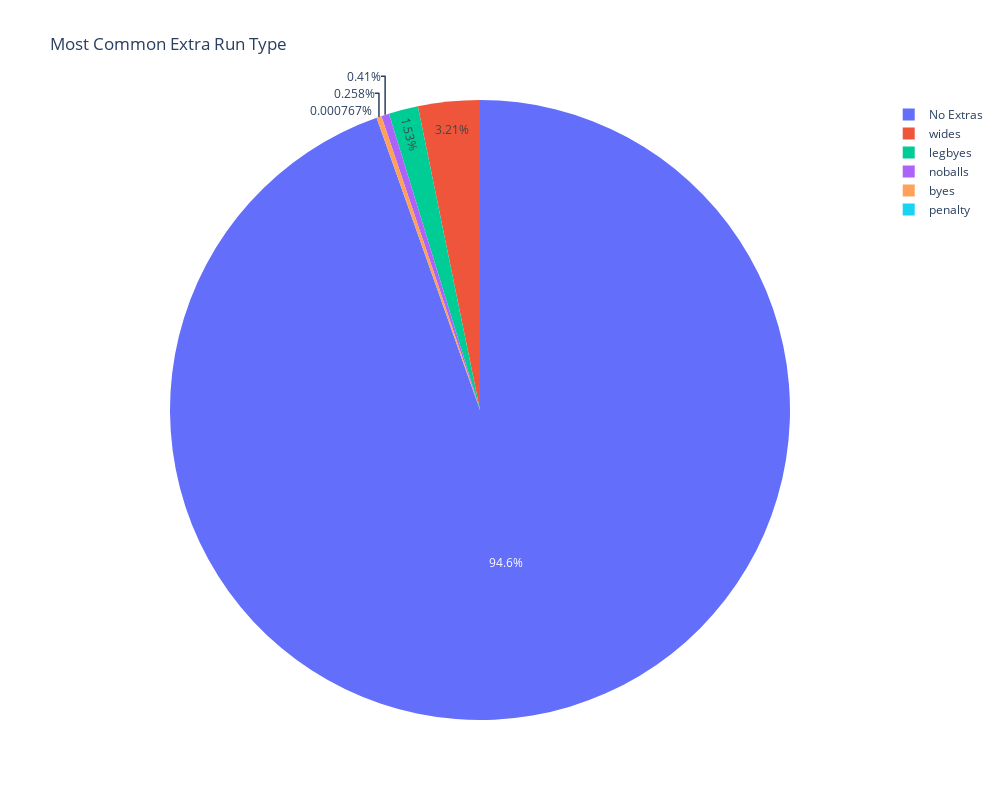

Notebook code for this chart:
### Code cell
# Most Common Extra Run Type (Using Plotly Pie Chart)
most_common_extra_type = df['extras_type'].value_counts()
fig = px.pie(most_common_extra_type, values=most_common_extra_type.values, names=most_common_extra_type.index, title="Most Common Extra Run Type", width=1000, height=800)
fig.show()

### Figure 1 — Plotly figure (JSON) as saved in the notebook; plotly's stock layout.template omitted (floating-point values rounded to 4 significant figures)
{"data": [{"domain": {"x": [0, 1], "y": [0, 1]}, "hovertemplate": "extras_type=%{label}<br>value=%{value}<extra></extra>", "labels": ["No Extras", "wides", "legbyes", "noballs", "byes", "penalty"], "legendgroup": "", "name": "", "showlegend": true, "type": "pie", "values": [246795, 8380, 4001, 1069, 673, 2]}], "layout": {"height": 800, "legend": {"tracegroupgap": 0}, "title": {"text": "Most Common Extra Run Type"}, "width": 1000}}
